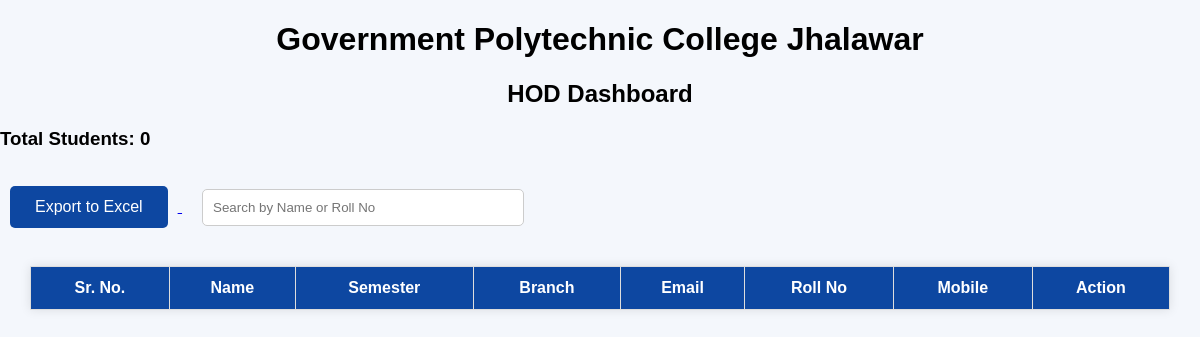
The app's page /admin/idtj, older data.
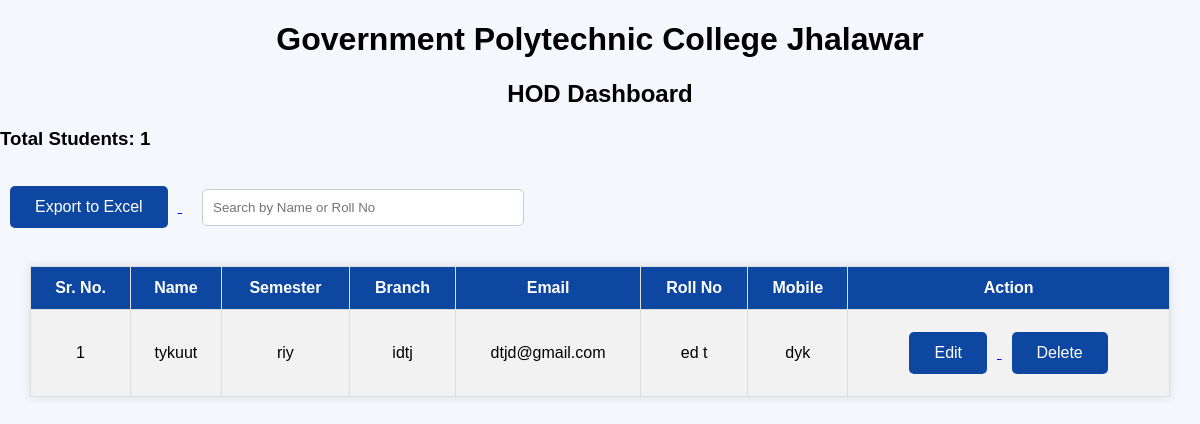
The same page, newer data.
### tables this page shows
CREATE TABLE students (
        id INTEGER PRIMARY KEY AUTOINCREMENT,
        name TEXT,
        semester TEXT,
        branch TEXT,
        email TEXT,
        roll TEXT,
        mobile TEXT
    );

### aap.py (the view)
@app.route('/admin/<branch>')
def admin(branch):
    conn = sqlite3.connect('students.db')
    c = conn.cursor()
    c.execute(
    "SELECT * FROM students WHERE branch=?",
    (branch,)
)
    students = c.fetchall()
    total_students = len(students)
    conn.close()
    return render_template(
        'admin_dashboard.html',
        students=students,
        total_students=total_students,
        branch=branch
)

### templates/admin_dashboard.html (shortened to what this page needs)
<!DOCTYPE html>
<html>
<head>
    <link rel="stylesheet" href="{{ url_for('static', filename='style.css') }}">
</head>
<body>
<h1>Government Polytechnic College Jhalawar</h1>
<h2>HOD Dashboard</h2>
<h3>Total Students: {{ total_students }}</h3>
<a href="/export">
    <button>Export to Excel</button>
</a>
<input type="text" id="searchInput"
placeholder="Search by Name or Roll No"
onkeyup="searchStudent()"
style="padding:10px; width:300px; margin:20px;">
<table>
<tr>
    <th>Sr. No.</th>
    <th>Name</th>
    <th>Semester</th>
    <th>Branch</th>
    <th>Email</th>
    <th>Roll No</th>
    <th>Mobile</th>
    <th>Action</th>
</tr>
{% for student in students %}
<tr>
    <td>{{ loop.index  }}</td>
    <td>{{ student[1] }}</td>
    <td>{{ student[2] }}</td>
    <td>{{ student[3] }}</td>
    <td>{{ student[4] }}</td>
    <td>{{ student[5] }}</td>
    <td>{{ student[6] }}</td>
    <td>
    <a href="/edit/{{ student[0] }}">
        <button>Edit</button>
    </a>
    <a href="/delete/{{ student[0] }}"
       onclick="return confirm('Delete this student?')">
        <button>Delete</button>
    </a>
</td>
</tr>
{% endfor %}
</table>
</body>
</html>

Row changes from the older to the newer data that the page shows:
added students: name "tykuut", semester "riy", branch "idtj", email "dtjd@gmail.com", roll "ed t", mobile "dyk"
Text that changed along with them:
{{ total_students }}: "0" → "1"
